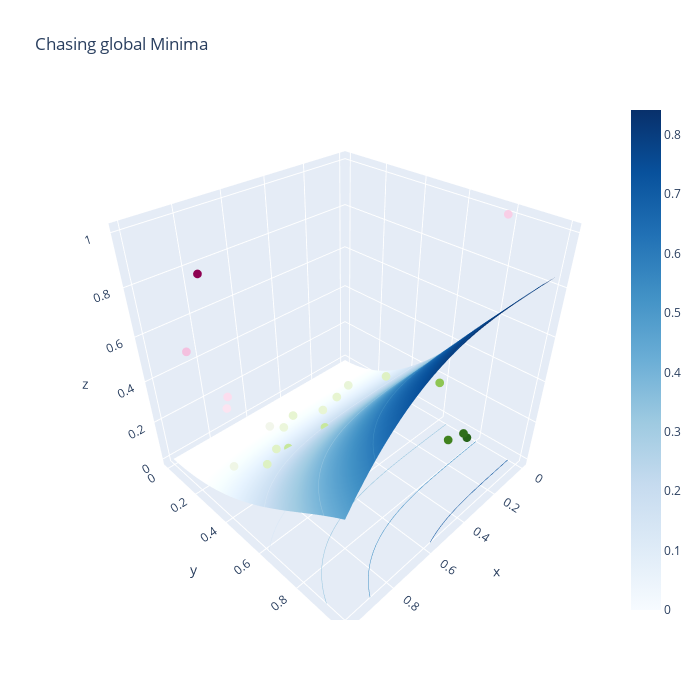

Here is the notebook cell this chart was saved with:
### Code cell
layout = go.Layout(width = 700, height =700,
                             title_text='Chasing global Minima')
fig = go.Figure(data=[go.Surface(x = X, y = Y, z=Z,colorscale = 'Blues')], layout=layout)
fig.update_traces(contours_z=dict(show=True, usecolormap=True,
                                  highlightcolor="limegreen", project_z=True))

#fig.add_scatter3d(x=X.flatten(), y=Y.flatten(), z = Z. flatten(), mode='markers', 
#                  marker=dict(size=2, color=X.flatten(),               
#                              colorscale='Reds'))
fig.add_scatter3d(z=info.std2, x=-info.mean2+1, y = info.assy2, mode='markers', 
                  marker=dict(size=3,color= info.new_metric))

### Figure 1 — Plotly figure (JSON) as saved in the notebook; plotly's stock layout.template omitted (floating-point values rounded to 4 significant figures; data arrays with more than 128 entries replaced by an {"elided": "..."} marker saying what was removed)
{"data": [{"colorscale": [[0, "rgb(247,251,255)"], [0.125, "rgb(222,235,247)"], [0.25, "rgb(198,219,239)"], [0.375, "rgb(158,202,225)"], [0.5, "rgb(107,174,214)"], [0.625, "rgb(66,146,198)"], [0.75, "rgb(33,113,181)"], [0.875, "rgb(8,81,156)"], [1, "rgb(8,48,107)"]], "contours": {"z": {"highlightcolor": "limegreen", "project": {"z": true}, "show": true, "usecolormap": true}}, "type": "surface", "x": {"elided": "70x70 float values"}, "y": {"elided": "70x70 float values"}, "z": {"elided": "70x70 float values"}}, {"marker": {"color": [0.1425, 0.4476, 0.4168, 0.2582, -0.1061, 0.001199, -0.3722, -0.3382, -0.0679, -0.06935, -0.09801, -0.0008957, 0.08532, -0.1683, -0.468, -0.422, -0.1859, -0.1325, 0.1408, -0.1208, 0.3586, -0.9044, 0.2444, -0.07522, -0.1004], "size": 3}, "mode": "markers", "type": "scatter3d", "x": [0.1932, 0.4059, 0.4146, 0.6671, 0.6288, 0.7147, 0.8907, 0.9127, 0.8885, 0.402, 0.4854, 0.5868, 0.7604, 1, 0.8587, 0, 0.8151, 0.754, 0.7019, 0.4284, 0.5303, 0.9838, 0.6977, 0.8157, 0.6151], "y": [0.7137, 0.9933, 0.983, 0.5386, 0.5131, 0.4027, 0.301, 0.3215, 0.4977, 0.6164, 0.439, 0.4763, 0.5801, 0.4589, 0, 0.785, 0.4325, 0.4344, 0.4578, 0.446, 1, 0.3821, 0.5296, 0.4609, 0.3202], "z": [0.3449, 0.3753, 0.3939, 0, 0.3462, 0.1397, 0.4357, 0.4076, 0.2406, 0.4354, 0.2842, 0.2126, 0.1912, 0.2813, 0.468, 1, 0.3323, 0.2906, 0.04254, 0.3151, 0.4498, 0.987, 0.0002711, 0.2411, 0.1955]}], "layout": {"height": 700, "title": {"text": "Chasing global Minima"}, "width": 700}}
